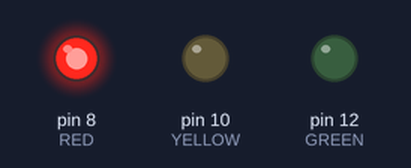
Bench run of a sketch on a simulated Arduino Uno, built with avr-gcc and run on an emulated ATmega328P. Parts: output pins drawn as LEDs (lit = HIGH).

Above: at 1.5 s.
At 3.5 s:
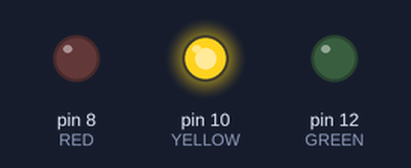
At 5.7 s:
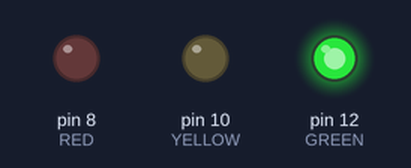
At 9.7 s:
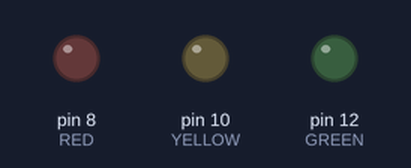
Timing chart, 0 to 13.0 s (numbered marks = the images above):
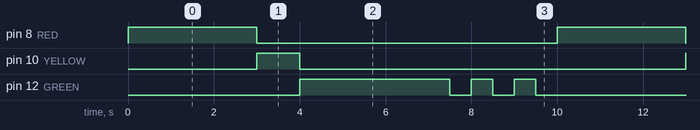

The sketch:

sketch_oct27a.ino
```cpp
void setup() {
  // Setup untuk pin LED
  pinMode(8, OUTPUT); // RED
  pinMode(10, OUTPUT); // YELLOW
  pinMode(12, OUTPUT); // GREEN
}

void loop() {
  // Nyalakan lampu merah selama 3 detik
  digitalWrite(8, HIGH); // Hidupkan merah
  delay(3000);
  digitalWrite(8, LOW);  // Matikan merah

  // Nyalakan lampu kuning selama 1 detik
  digitalWrite(10, HIGH); // Hidupkan kuning
  delay(1000);
  digitalWrite(10, LOW);  // Matikan kuning

  // Nyalakan lampu hijau selama 3 detik
  digitalWrite(12, HIGH); // Hidupkan hijau
  delay(3000);
  digitalWrite(12, LOW);  // Matikan hijau

  // Lampu hijau berkedip sebanyak 3 kali
  for (int i = 0; i < 3; i++) {
    digitalWrite(12, HIGH); // Hidupkan hijau
    delay(500);
    digitalWrite(12, LOW);  // Matikan hijau
    delay(500);
  }
}
```

Measured:
- by itself, pin 8 (RED): alternates HIGH for 3.0 s and LOW for 7.0 s
- by itself, pin 10 (YELLOW): alternates HIGH for 1.0 s and LOW for 9.0 s
- by itself, pin 12 (GREEN): repeats every 10.0 s: 2 × (LOW 0.50 s, HIGH 0.50 s), LOW 4.5 s, HIGH 3.5 s
